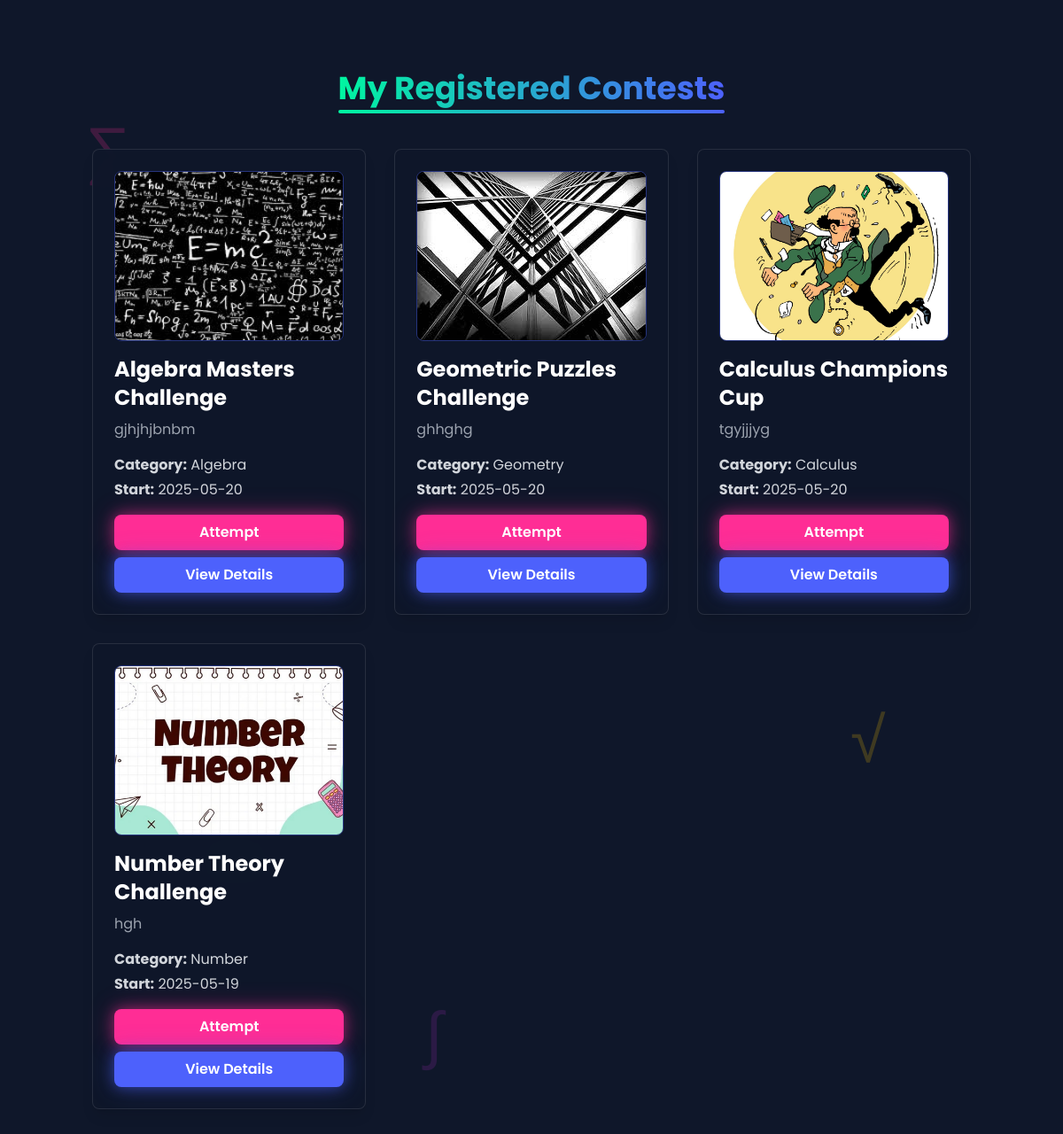
Page /my-contests/ (signed in) on the committed database.
### quiz/models.py (models this page shows, shortened)
class Contest(models.Model):
    name = models.CharField(max_length=255)
    description = models.TextField(blank=True, null=True)
    start_date = models.DateTimeField()
    end_date = models.DateTimeField()
    is_active = models.BooleanField(default=True)
    category = models.CharField(max_length=100)
    duration = models.IntegerField(help_text="Duration in minutes")
    number_of_participants = models.PositiveIntegerField(default=0)
    image = models.ImageField(upload_to='contest_images/', blank=True, null=True)

### quiz/views.py (the view)
# urls.py: path("my-contests/", my_registered_contests, name="my_registered_contests"),
@login_required
def my_registered_contests(request):
    registrations = Registration.objects.filter(user=request.user).select_related('contest')
    contests = [
        {
            'id': reg.contest.id,
            'name': reg.contest.name,
            'date': reg.contest.start_date.strftime('%Y-%m-%d'),
            'description': reg.contest.description,
            'category': reg.contest.category,
            'image': reg.contest.image,
        }
        for reg in registrations
    ]
    context = {
        'contests': contests
    }
    return render(request, 'my_registered_contests.html', context)

### templates/my_registered_contests.html (shortened to what this page needs)
{% extends 'layout.html' %}
{% block content %}
<section class="relative py-20 overflow-hidden bg-dark-900 min-h-screen">
    <div class="absolute inset-0 z-0 opacity-20 pointer-events-none">
        <div class="absolute text-7xl text-neon-pink animate-float-slow" style="top: 10%; left: 8%;">∑</div>
        <div class="absolute text-7xl text-neon-blue animate-float" style="top: 25%; left: 85%;">π</div>
        <div class="absolute text-7xl text-neon-green animate-float-fast" style="top: 70%; left: 20%;">∞</div>
        <div class="absolute text-7xl text-neon-yellow animate-float-slow" style="top: 60%; left: 80%;">√</div>
        <div class="absolute text-7xl text-neon-purple animate-float" style="top: 85%; left: 40%;">∫</div>
    </div>
    <div class="container mx-auto px-4 relative z-10">
        <h1 class="text-4xl font-bold mb-12 text-center">
            <span class="relative inline-block">
                <span class="text-gradient bg-gradient-to-r from-neon-green to-neon-blue">My Registered Contests</span>
                <span class="absolute -bottom-2 left-0 w-full h-1 bg-gradient-to-r from-neon-green to-neon-blue rounded-full"></span>
            </span>
        </h1>
        <div class="grid grid-cols-1 md:grid-cols-2 lg:grid-cols-3 gap-8">
            {% for contest in contests %}
            <div class="contest-card dark-glass p-6 rounded-lg shadow-lg border border-neon-blue/30 hover:border-neon-blue transition-all duration-300 flex flex-col">
                {% if contest.image %}
                <img src="{{ contest.image.url }}" alt="{{ contest.name }}" class="w-full h-48 object-cover rounded-lg mb-4 border border-neon-blue/40">
                {% else %}
                <div class="w-full h-48 flex items-center justify-center bg-dark-800 rounded-lg mb-4 border border-neon-blue/20 text-neon-blue text-5xl">
                    <span>🧮</span>
                </div>
                {% endif %}
                <h2 class="text-2xl font-bold text-white mb-2">{{ contest.name }}</h2>
                <p class="text-gray-400 mb-4">{{ contest.description|truncatewords:20 }}</p>
                <div class="flex flex-col gap-1 mb-4">
                    <span class="text-gray-300"><strong>Category:</strong> {{ contest.category }}</span>
                    <span class="text-gray-300"><strong>Start:</strong> {{ contest.date }}</span>
                </div>
                <div class="mt-auto flex flex-col gap-2">
                    <a href="{% url 'attempt_contest' contest.id %}" class="inline-block px-6 py-2 bg-neon-pink text-white font-semibold rounded-lg glow-pink hover:bg-white hover:text-neon-pink transition-all duration-300 text-center">
                        Attempt
                    </a>
                    <a href="#" class="inline-block px-6 py-2 bg-neon-blue text-white font-semibold rounded-lg glow-blue hover:bg-white hover:text-neon-blue transition-all duration-300 text-center">
                        View Details
                    </a>
                </div>
            </div>
            {% empty %}
            <div class="col-span-full text-center text-gray-400 text-lg py-12">
                You have not registered for any contests yet.
            </div>
            {% endfor %}
        </div>
    </div>
</section>
{% endblock content %}

### rows in the picture
Contest: name "Algebra Masters Challenge", description "gjhjhjbnbm", category "Algebra"
Contest: name "Geometric Puzzles Challenge", description "ghhghg", category "Geometry"
Contest: name "Calculus Champions Cup", description "tgyjjjyg", category "Calculus"
Contest: name "Number Theory Challenge", description "hgh", category "Number"

### other values in the picture
{{ contest.date }} "2025-05-20" "2025-05-20" "2025-05-20" "2025-05-19"
